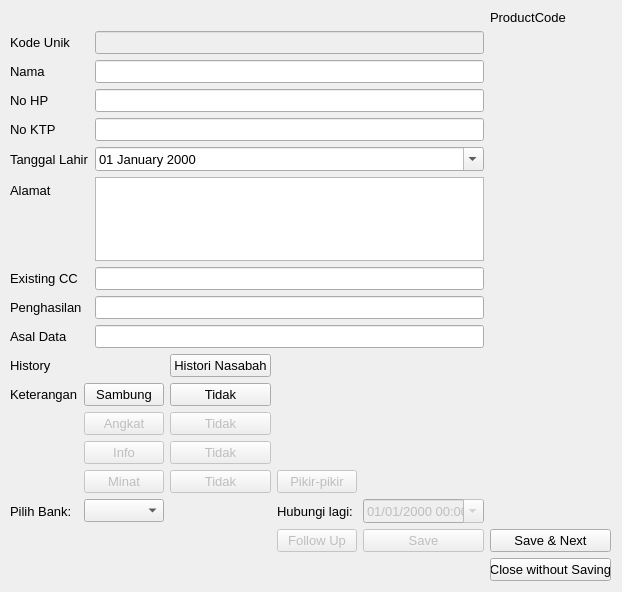
<?xml version="1.0" encoding="UTF-8"?>
<ui version="4.0">
 <class>Form</class>
 <widget class="QWidget" name="Form">
  <property name="geometry">
   <rect>
    <x>0</x>
    <y>0</y>
    <width>622</width>
    <height>592</height>
   </rect>
  </property>
  <property name="windowTitle">
   <string>Form</string>
  </property>
  <widget class="QWidget" name="gridLayoutWidget">
   <property name="geometry">
    <rect>
     <x>10</x>
     <y>10</y>
     <width>601</width>
     <height>571</height>
    </rect>
   </property>
   <layout class="QGridLayout" name="gridLayout">
    <item row="5" column="1">
     <widget class="QPushButton" name="btn_pickup">
      <property name="enabled">
       <bool>false</bool>
      </property>
      <property name="font">
       <font>
        <pointsize>10</pointsize>
       </font>
      </property>
      <property name="text">
       <string>Angkat</string>
      </property>
     </widget>
    </item>
    <item row="4" column="2">
     <widget class="QPushButton" name="btn_fconnect">
      <property name="font">
       <font>
        <pointsize>10</pointsize>
       </font>
      </property>
      <property name="text">
       <string>Tidak</string>
      </property>
     </widget>
    </item>
    <item row="9" column="4">
     <widget class="QPushButton" name="btn_save">
      <property name="enabled">
       <bool>false</bool>
      </property>
      <property name="font">
       <font>
        <pointsize>10</pointsize>
       </font>
      </property>
      <property name="text">
       <string>Save</string>
      </property>
     </widget>
    </item>
    <item row="7" column="1">
     <widget class="QPushButton" name="btn_interest">
      <property name="enabled">
       <bool>false</bool>
      </property>
      <property name="font">
       <font>
        <pointsize>10</pointsize>
       </font>
      </property>
      <property name="text">
       <string>Minat</string>
      </property>
     </widget>
    </item>
    <item row="4" column="0">
     <widget class="QLabel" name="lbl_ket">
      <property name="font">
       <font>
        <pointsize>10</pointsize>
       </font>
      </property>
      <property name="text">
       <string>Keterangan</string>
      </property>
     </widget>
    </item>
    <item row="8" column="3">
     <widget class="QLabel" name="lbl_hub">
      <property name="font">
       <font>
        <pointsize>10</pointsize>
       </font>
      </property>
      <property name="text">
       <string>Hubungi lagi:</string>
      </property>
     </widget>
    </item>
    <item row="7" column="3">
     <widget class="QPushButton" name="btn_abstain">
      <property name="enabled">
       <bool>false</bool>
      </property>
      <property name="font">
       <font>
        <pointsize>10</pointsize>
       </font>
      </property>
      <property name="text">
       <string>Pikir-pikir</string>
      </property>
     </widget>
    </item>
    <item row="2" column="0" colspan="2">
     <widget class="QLabel" name="label_9">
      <property name="font">
       <font>
        <pointsize>10</pointsize>
       </font>
      </property>
      <property name="text">
       <string>History</string>
      </property>
     </widget>
    </item>
    <item row="8" column="0">
     <widget class="QLabel" name="lbl_bank">
      <property name="font">
       <font>
        <pointsize>10</pointsize>
       </font>
      </property>
      <property name="text">
       <string>Pilih Bank:</string>
      </property>
     </widget>
    </item>
    <item row="1" column="0" colspan="5">
     <layout class="QFormLayout" name="formLayout">
      <item row="1" column="0">
       <widget class="QLabel" name="label">
        <property name="font">
         <font>
          <pointsize>10</pointsize>
         </font>
        </property>
        <property name="text">
         <string>Kode Unik</string>
        </property>
       </widget>
      </item>
      <item row="1" column="1">
       <widget class="QLineEdit" name="uniqueCode">
        <property name="enabled">
         <bool>false</bool>
        </property>
        <property name="font">
         <font>
          <pointsize>10</pointsize>
         </font>
        </property>
       </widget>
      </item>
      <item row="2" column="0">
       <widget class="QLabel" name="label_2">
        <property name="font">
         <font>
          <pointsize>10</pointsize>
         </font>
        </property>
        <property name="text">
         <string>Nama</string>
        </property>
       </widget>
      </item>
      <item row="3" column="0">
       <widget class="QLabel" name="label_3">
        <property name="font">
         <font>
          <pointsize>10</pointsize>
         </font>
        </property>
        <property name="text">
         <string>No HP</string>
        </property>
       </widget>
      </item>
      <item row="4" column="0">
       <widget class="QLabel" name="label_4">
        <property name="font">
         <font>
          <pointsize>10</pointsize>
         </font>
        </property>
        <property name="text">
         <string>No KTP</string>
        </property>
       </widget>
      </item>
      <item row="6" column="0">
       <widget class="QLabel" name="label_5">
        <property name="font">
         <font>
          <pointsize>10</pointsize>
         </font>
        </property>
        <property name="text">
         <string>Alamat</string>
        </property>
       </widget>
      </item>
      <item row="7" column="0">
       <widget class="QLabel" name="label_6">
        <property name="font">
         <font>
          <pointsize>10</pointsize>
         </font>
        </property>
        <property name="text">
         <string>Existing CC</string>
        </property>
       </widget>
      </item>
      <item row="8" column="0">
       <widget class="QLabel" name="label_7">
        <property name="font">
         <font>
          <pointsize>10</pointsize>
         </font>
        </property>
        <property name="text">
         <string>Penghasilan</string>
        </property>
       </widget>
      </item>
      <item row="9" column="0">
       <widget class="QLabel" name="label_8">
        <property name="font">
         <font>
          <pointsize>10</pointsize>
         </font>
        </property>
        <property name="text">
         <string>Asal Data</string>
        </property>
       </widget>
      </item>
      <item row="2" column="1">
       <widget class="QLineEdit" name="in_name">
        <property name="font">
         <font>
          <pointsize>10</pointsize>
         </font>
        </property>
       </widget>
      </item>
      <item row="3" column="1">
       <widget class="QLineEdit" name="in_phone">
        <property name="font">
         <font>
          <pointsize>10</pointsize>
         </font>
        </property>
       </widget>
      </item>
      <item row="4" column="1">
       <widget class="QLineEdit" name="in_ktp">
        <property name="font">
         <font>
          <pointsize>10</pointsize>
         </font>
        </property>
       </widget>
      </item>
      <item row="7" column="1">
       <widget class="QLineEdit" name="in_cc">
        <property name="font">
         <font>
          <pointsize>10</pointsize>
         </font>
        </property>
       </widget>
      </item>
      <item row="8" column="1">
       <widget class="QLineEdit" name="in_income">
        <property name="font">
         <font>
          <pointsize>10</pointsize>
         </font>
        </property>
       </widget>
      </item>
      <item row="9" column="1">
       <widget class="QLineEdit" name="in_source">
        <property name="font">
         <font>
          <pointsize>10</pointsize>
         </font>
        </property>
       </widget>
      </item>
      <item row="6" column="1">
       <widget class="QTextEdit" name="in_alamat">
        <property name="font">
         <font>
          <pointsize>10</pointsize>
         </font>
        </property>
       </widget>
      </item>
      <item row="5" column="0">
       <widget class="QLabel" name="label_10">
        <property name="font">
         <font>
          <pointsize>10</pointsize>
         </font>
        </property>
        <property name="text">
         <string>Tanggal Lahir</string>
        </property>
       </widget>
      </item>
      <item row="5" column="1">
       <widget class="QDateEdit" name="in_dob">
        <property name="font">
         <font>
          <pointsize>10</pointsize>
         </font>
        </property>
        <property name="displayFormat">
         <string>dd MMMM yyyy</string>
        </property>
        <property name="calendarPopup">
         <bool>true</bool>
        </property>
       </widget>
      </item>
     </layout>
    </item>
    <item row="10" column="5">
     <widget class="QPushButton" name="btn_cls">
      <property name="font">
       <font>
        <pointsize>10</pointsize>
       </font>
      </property>
      <property name="text">
       <string>Close without Saving</string>
      </property>
     </widget>
    </item>
    <item row="5" column="2">
     <widget class="QPushButton" name="btn_fpickup">
      <property name="enabled">
       <bool>false</bool>
      </property>
      <property name="font">
       <font>
        <pointsize>10</pointsize>
       </font>
      </property>
      <property name="text">
       <string>Tidak</string>
      </property>
     </widget>
    </item>
    <item row="8" column="4">
     <widget class="QDateTimeEdit" name="in_recontact">
      <property name="enabled">
       <bool>false</bool>
      </property>
      <property name="font">
       <font>
        <pointsize>10</pointsize>
       </font>
      </property>
      <property name="displayFormat">
       <string>dd/MM/yyyy hh:mm</string>
      </property>
      <property name="calendarPopup">
       <bool>true</bool>
      </property>
     </widget>
    </item>
    <item row="2" column="2">
     <widget class="QPushButton" name="btn_history">
      <property name="font">
       <font>
        <pointsize>10</pointsize>
       </font>
      </property>
      <property name="text">
       <string>Histori Nasabah</string>
      </property>
     </widget>
    </item>
    <item row="6" column="2">
     <widget class="QPushButton" name="btn_finfo">
      <property name="enabled">
       <bool>false</bool>
      </property>
      <property name="font">
       <font>
        <pointsize>10</pointsize>
       </font>
      </property>
      <property name="text">
       <string>Tidak</string>
      </property>
     </widget>
    </item>
    <item row="7" column="2">
     <widget class="QPushButton" name="btn_finterest">
      <property name="enabled">
       <bool>false</bool>
      </property>
      <property name="font">
       <font>
        <pointsize>10</pointsize>
       </font>
      </property>
      <property name="text">
       <string>Tidak</string>
      </property>
     </widget>
    </item>
    <item row="4" column="1">
     <widget class="QPushButton" name="btn_connect">
      <property name="font">
       <font>
        <pointsize>10</pointsize>
       </font>
      </property>
      <property name="text">
       <string>Sambung</string>
      </property>
     </widget>
    </item>
    <item row="9" column="3">
     <widget class="QPushButton" name="btn_follup">
      <property name="enabled">
       <bool>false</bool>
      </property>
      <property name="font">
       <font>
        <pointsize>10</pointsize>
       </font>
      </property>
      <property name="text">
       <string>Follow Up</string>
      </property>
     </widget>
    </item>
    <item row="9" column="5">
     <widget class="QPushButton" name="btn_next">
      <property name="font">
       <font>
        <pointsize>10</pointsize>
       </font>
      </property>
      <property name="text">
       <string>Save &amp;&amp; Next</string>
      </property>
     </widget>
    </item>
    <item row="6" column="1">
     <widget class="QPushButton" name="btn_info">
      <property name="enabled">
       <bool>false</bool>
      </property>
      <property name="font">
       <font>
        <pointsize>10</pointsize>
       </font>
      </property>
      <property name="text">
       <string>Info</string>
      </property>
     </widget>
    </item>
    <item row="8" column="1">
     <widget class="QComboBox" name="cmb_banks">
      <property name="font">
       <font>
        <pointsize>10</pointsize>
       </font>
      </property>
     </widget>
    </item>
    <item row="0" column="5">
     <widget class="QLabel" name="lbl_product">
      <property name="font">
       <font>
        <pointsize>10</pointsize>
       </font>
      </property>
      <property name="text">
       <string>ProductCode</string>
      </property>
     </widget>
    </item>
   </layout>
  </widget>
 </widget>
 <resources/>
 <connections/>
</ui>
